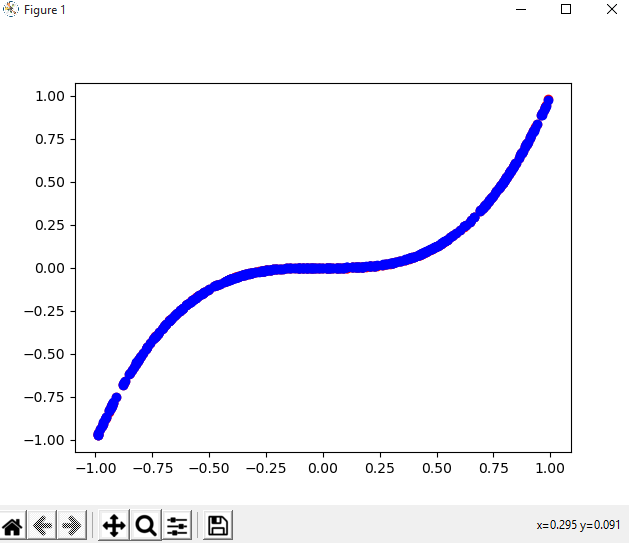

Generate this figure with Python:
import math
import numpy as np
import matplotlib.pyplot as plt
import random

x = np.arange(-1, 1, 0.001)
random.shuffle(x)

x_train = x[:1600]
y_train = x_train**3

x_test = x[1600:]
y_test = x_test**3

# plt.scatter(x_test, y_test)
# plt.show()

T = 2
num_of_iterations = 300
cooling_rate = 0.96

def E(theta, y, x, temperature):
    t = temperature
    data_size = len(y)
    n = len(theta)
    y_ = []
    e = 0.0

    for i in range(data_size) :
        y_current = 0.0
        for j in range (n) :
            y_current += theta[j]*(x[i]**(n-j-1))
        y_.append(y_current)
        e += (y[i] - y_current)**2/2
    return e

def neighbour(theta, temperature) :
    t = temperature

    if t > 1:
        sigma = 0.2
    else:
        if t > 0.5:
            sigma = 0.1
        else:
            if t > 0.2:
                sigma = 0.05
            else:
                if t > 0.1:
                    sigma = 0.02
                else:
                    sigma = 0.01
    n = len(theta)
    theta_new = []
    for i in range (n) :
        mu = theta[i]
        theta_new.append(np.random.normal(mu, sigma, 1))

    return theta_new

def simulated_annealing(temperature, num_of_iterations, y, x, current_state) :
    t = temperature
    cnt = 0
    _x = []
    _y = []
    n = 0
    E_current = E(current_state, y, x, t)
    best_state = current_state
    E_best = E_current
    for i in range (num_of_iterations) :
        t = t * cooling_rate
        next_state = neighbour(current_state, t)
        E_next = E(next_state, y, x, t)
        delta = E_next - E_current

        if delta < 0 or math.exp(-delta/t) > random.random() :
            if delta > 0 :
                cnt += 1
            n += 1
            current_state = next_state
            E_current = E_next
            _x.append(n)
            _y.append(E(current_state, y, x, t))
            print(current_state, E_current)
        if E_next < E_best :
            E_best = E_next
            best_state = next_state
    print (cnt)
    # plt.plot(_x, _y)
    # plt.show()
    return best_state

def check_accurecy(theta, y, x, temperature) :
    t = temperature
    data_size = len(y)
    n = len(theta)
    y_ = []
    e = 0.0

    for i in range(data_size):
        y_current = 0.0
        for j in range(n):
            y_current += theta[j] * (x[i] ** (n - j - 1))
        y_.append(y_current)
        e += (y[i] - y_current) ** 2 / 2
    print('Greska ', e)
    plt.scatter(x, y_, c = 'r')
    plt.scatter(x, y, c = 'b')
    plt.show()

n = 5
current_state = []

for i in range(n):
    current_state.append(random.random())

E_best = E(current_state, y_train, x_train, T)

for j in range(10) :
    state = []
    for i in range (n) :
        state.append(random.random())
    E_current = E(state, y_train, x_train, T)
    if(E_current < E_best) :
        E_best = E_current
        current_state = state

theta = simulated_annealing(T, num_of_iterations, y_train, x_train, current_state)
check_accurecy(theta, y_test, x_test, T)
